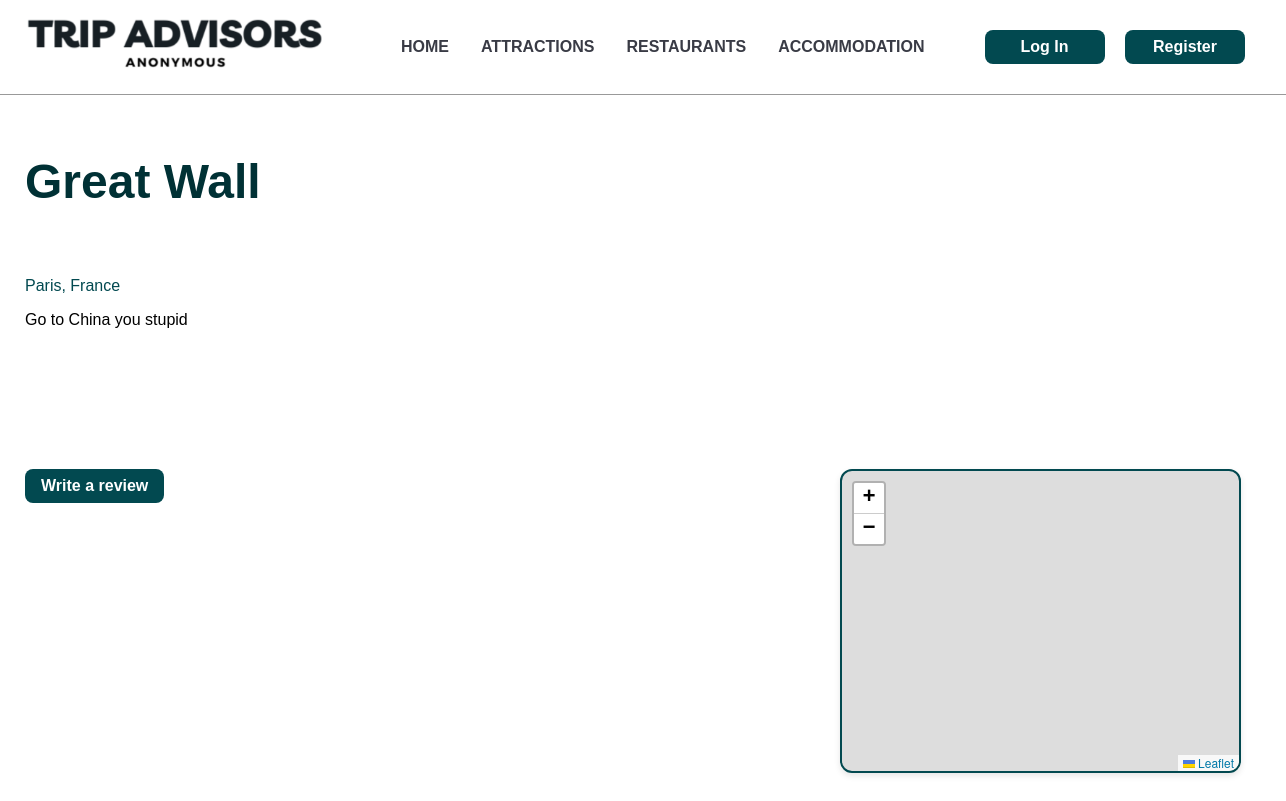
The page /listing/7 on the database as committed earlier.
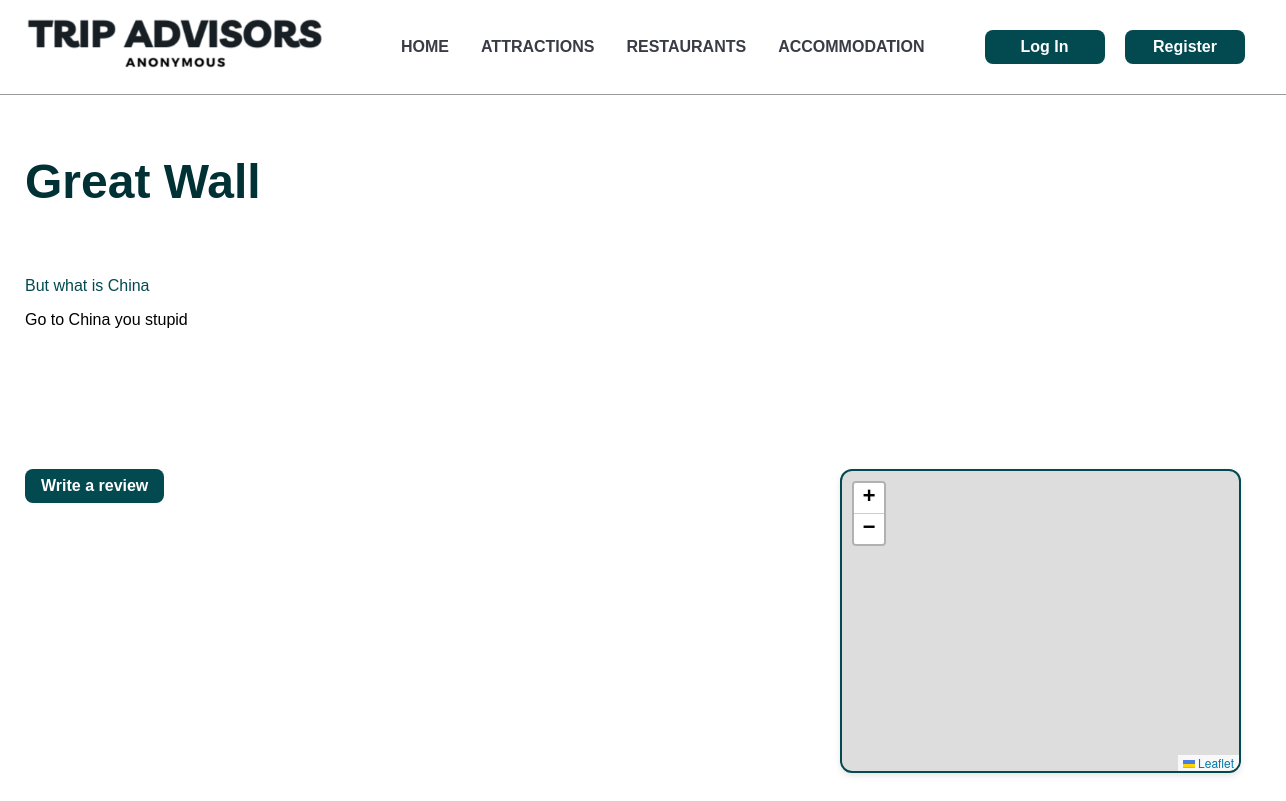
The same page on the database as committed later.
### tables this page shows
CREATE TABLE "Listings" (
  Listings_ID INTEGER PRIMARY KEY,
  Location TEXT,
  Title TEXT,
  Description TEXT,
  Image TEXT,
  Category_ID INTEGER,
  Date_entered NUMERIC, Address TEXT, `Website` TEXT, `Latitude` FLOAT, `Longitude` FLOAT);

### main.py (the view)
@app.route("/listing/<int:listing_id>")
def listing_detail(listing_id):
    listing = db.get_listing_by_id(listing_id)
    if listing is None:
        flash("Listing not found.", "danger")
        return redirect(url_for("index"))
    images = db.get_images_for_listing(listing_id)
    posts = db.get_post_by_listing(listing_id, current_user.id if current_user.is_authenticated else None)
    average_rating = db.get_average_rating(listing_id)
    rating_count = db.get_rating_count(listing_id)
    category_id = listing.get("Category_ID")
    if category_id == 1:
        related = db.get_all_from_table("Attractions")
        category_label = "Attractions"
    elif category_id == 2:
        related = db.get_all_from_table("Restaurants")
        category_label = "Restaurants"
    else:
        related = []
        category_label = "Other"
    return render_template(
        "listing.html",
        listing=listing,
        images=images,
        posts=posts,
        average_rating=average_rating,
        related=related,
        category_label=category_label,
        rating_count=rating_count,
    )

### database_manager.py (called while the page is built)
def _get_conn():
    conn = sql.connect(DB_PATH)
    conn.row_factory = sql.Row
    return conn

def get_all_from_table(tablename: str):
    conn = _get_conn()
    cur = conn.cursor()
    rows = cur.execute(f"SELECT * FROM {tablename} LIMIT 6").fetchall()
    conn.close()
    return rows

def get_listing_by_id(listing_id: int) -> Optional[Dict[str, Any]]:
    conn = _get_conn()
    cur = conn.cursor()
    row = cur.execute(
        "SELECT * FROM Listings WHERE Listings_ID = ?", (listing_id,)
    ).fetchone()
    conn.close()
    return dict(row) if row else None

def get_average_rating(listing_id: int) -> Optional[float]:
    conn = _get_conn()
    cur = conn.cursor()
    row = cur.execute(
        "SELECT AVG(Post_Rating) as avg_rating FROM Posts WHERE Listings_ID = ?", (listing_id,)
    ).fetchone()
    conn.close()
    return row["avg_rating"] if row and row["avg_rating"] is not None else None

def get_rating_count(listing_id: int) -> int:
    conn = _get_conn()
    cur = conn.cursor()
    row = cur.execute(
        "SELECT COUNT(*) as rating_count FROM Posts WHERE Listings_ID = ?", (listing_id,)
    ).fetchone()
    conn.close()
    return row["rating_count"] if row else 0

def get_images_for_listing(listing_id: int) -> List[str]:
    conn = _get_conn()
    cur = conn.cursor()
    try:
        rows = cur.execute(
            "SELECT Image_URL FROM Listings_Images WHERE Listings_ID = ?", (listing_id,)
        ).fetchall()
        urls = [r["Image_URL"] for r in rows if r["Image_URL"]]
        conn.close()
        return urls
    except sql.Error:
        row = conn.execute(
            "SELECT Image FROM Listings WHERE Listings_ID = ?", (listing_id,)
        ).fetchone()
        conn.close()
        if row and row["Image"]:
            return [row["Image"]]
        return []

def get_post_by_listing(listings_id: int, user_id: int) -> List[Tuple]:
    conn = _get_conn()
    cur = conn.cursor()
    query = """
        SELECT Posts.Post_ID, Text, Post_Rating, Date, Likes_Count, Comments_Count, Username,
        CASE WHEN Likes.User_ID IS NOT NULL THEN 1 ELSE 0 END AS LikedByCurrentUser
        FROM Posts
        JOIN Users ON Posts.User_ID = Users.User_ID
        LEFT JOIN Likes
            ON Likes.Post_ID = Posts.Post_ID
            AND Likes.User_ID = ?
        WHERE Posts.Listings_ID = ?
        ORDER BY Date DESC
    """
    rows = cur.execute(query, (user_id, listings_id)).fetchall()
    conn.close()
    return rows

### templates/listing.html (shortened to what this page needs)
{% extends 'layout.html' %} {% block content %}
<div class="hero-info">
  <h1>{{ listing.Title or listing.Title }}</h1>
  </div>
  <p class="location">{{ listing.Location }}</p>
  <p class="description">{{ listing.Description }}</p>
<div class="listing-post-section">
<div class="post-container">
  <div>
    <a class="btn btn-primary" href="{{ url_for('add_review', listing_id=listing['Listings_ID'])}}">
      Write a review
    </a>
  </div>
</div>
<div id="map" class="map-container"></div>
</div>
{% endblock %}

### templates/layout.html (shortened to what this page needs)
<!DOCTYPE html>
<html lang="en">
  <head>
    <link rel="stylesheet" href="/static/css/style.css" />
    <link rel="stylesheet"  href="https://unpkg.com/leaflet/dist/leaflet.css"/>
  </head>
  <body>
    <main>
      {% include "partials/menu.html" %} {% block content %}{% endblock %}
    </main>
  </body>
</html>

### templates/partials/menu.html
<div class="topbar">
<nav>
    <img src="/static/images/logo_text.png", alt="logo" />
    <ul class="topnav">
    <li><a href="/index.html">Home</a></li>
    <li><a href="/attractions.html">Attractions</a></li>
    <li><a href="/restaurants.html">Restaurants</a></li>
    <li><a href="/accommodation.html">Accommodation</a></li>
  </ul>
  <div>
    {% if current_user.is_authenticated %}
    Welcome  {{current_user.username}}
    <a href="/log_out"><button>Log Out</button></a>
    {% else %}
    <a href="/log_in.html"><button>Log In</button></a>
    <a href="/register.html"><button>Register</button></a>
    {% endif %}
    </div>
  </nav>
  </div>

### static/css/style.css (style rules this page uses)
.location { color: #024950; font-family: Verdana, Geneva, Tahoma, sans-serif; }
main { width: 1236px; margin: 0 auto; padding: 0 20px; padding-top: 94px; }
nav { display: flex; justify-content: space-between; align-items: center; font-family: Verdana, Geneva, Tahoma, sans-serif; font-weight: bold; background-color: #ffffff; padding: 16px 8px; top: 0; z-index: 1000; width: 1236px; margin: 0 auto; }
.topbar { position: fixed; top: 0; left: 0; width: 100%; background-color: #ffffff; border-bottom: #999999 1px solid; z-index: 999; }
nav a { margin-right: 8px; }
nav img { width: 300px; }
nav ul { list-style: none; display: flex; }
nav li { margin-right: 1rem; padding-left: 4px; padding-right: 4px; }
nav ul li a { text-decoration-line: none; text-transform: uppercase; color: #393b45; }
nav div { text-align: right; border-radius: 4 px; border-color: #024950; }
main button, main .btn { background-color: #024950; border: none; color: white; padding: 8px 16px; text-align: center; display: inline-block; font-size: 16px; border-radius: 8px; font-weight: bold; margin-right: 8px; text-decoration: none; }
nav button { background-color: #024950; border: none; color: white; padding: 8px 16px; text-align: center; display: inline-block; font-size: 16px; border-radius: 8px; font-weight: bold; margin-right: 8px; text-decoration: none; min-width: 120px; }
.btn-primary { background-color: #024950; color: #ffffff; padding: 0.6rem 1.2rem; border-radius: 12px; font-weight: bold; border: none; cursor: pointer; transition: background-color 0.3s ease; }
body { padding: 0; font-family: Arial, sans-serif; background-color: #fff; margin-top: 8px; margin-left: 0px; margin-right: 0px; overflow-x: hidden; }
.hero-info { max-width: 800px; padding: 20px 0px; text-align: left; }
.hero-info h1 { font-size: 48px; font-weight: bold; color: #003135; }
.listing-post-section { display: flex; flex-direction: row; width: 100%; padding: 20px 0px; }
.post-container { width: 800px; margin: 40px 0px; display: flex; flex-direction: column; gap: 16px; }
.map-container { margin: 40px 20px; width: 400px; height: 300px; border: 2px solid #024950; border-radius: 12px; box-shadow: 0 3px 6px rgba(0, 0, 0, 0.1); }

Rows that differ between the two databases and show on the page:
changed Listings "Great Wall": Location "Paris, France" → "But what is China"
